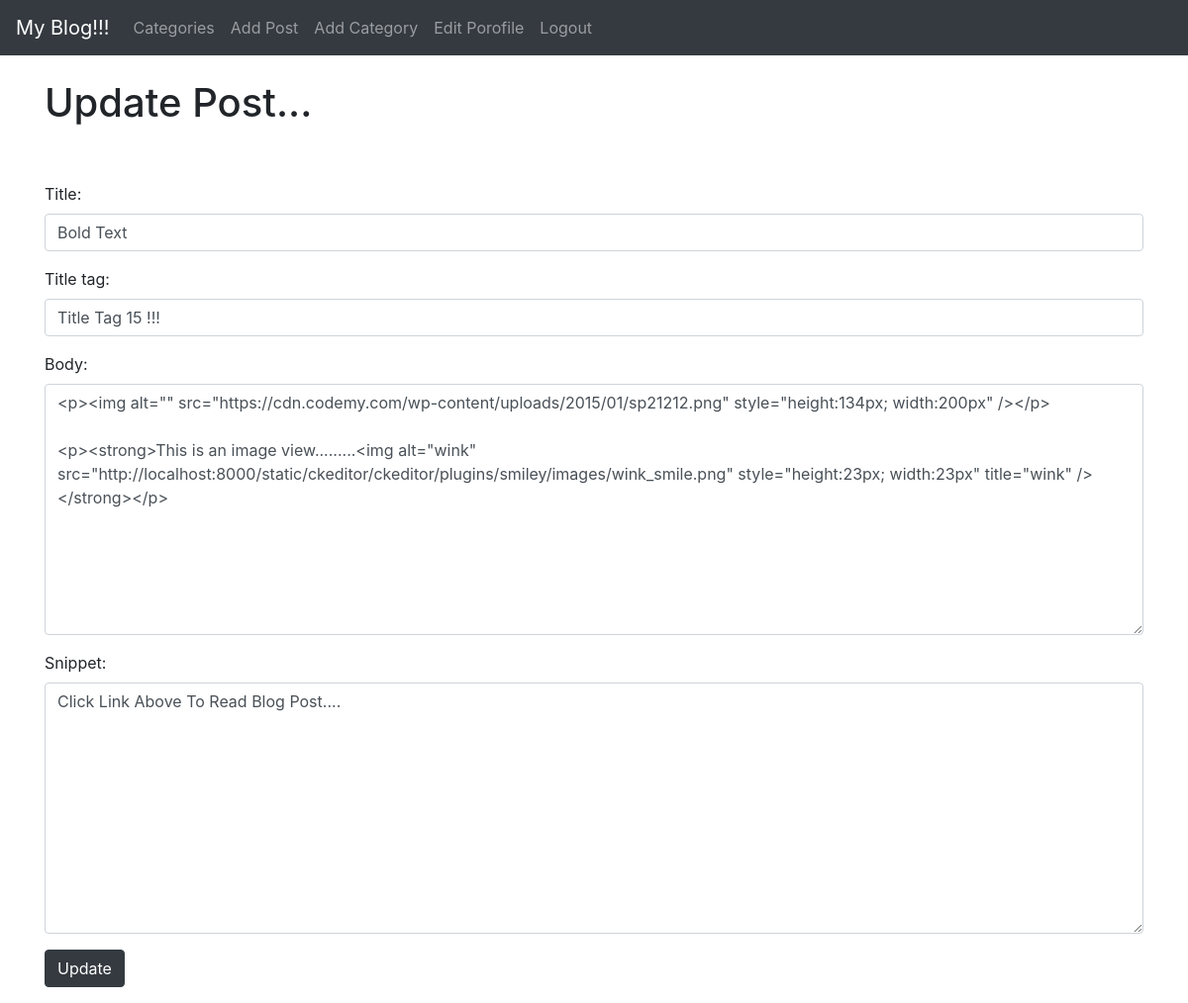
/article/edit/32 (signed in), run on the app's committed database.
### ablog/models.py (models this page shows, shortened)
class Post(models.Model):
    title = models.CharField(max_length=255)
    title_tag = models.CharField(max_length=255, )
    author = models.ForeignKey(User, on_delete=models.CASCADE)
    body = RichTextField(blank=True, null=True)
    post_date = models.DateField(auto_now_add=True)
    category = models.CharField(max_length=255, default='coding')
    snippet = models.CharField(max_length=255,)
    likes = models.ManyToManyField(User, related_name='blog_post')

### ablog/views.py (the view)
# urls.py: path('article/edit/<int:pk>', UpdatePostView.as_view(), name="update_post"),
class UpdatePostView(UpdateView):
    model = Post
    form_class = EditForm
    template_name = 'update_post.html'

### ablog/forms.py
class EditForm(forms.ModelForm):
    class Meta:
        model = Post
        fields = ('title', 'title_tag',  'body', 'snippet' )
        widgets = {
            'title' : forms.TextInput(attrs={'class' : 'form-control', 'placeholder' : 'This field is required .'}),
            'title_tag' : forms.TextInput(attrs={'class' : 'form-control'}),
            'body' : forms.Textarea(attrs={'class' : 'form-control'}),
            'snippet' : forms.Textarea(attrs={'class' : 'form-control'}),
            }

### ablog/templates/update_post.html (shortened to what this page needs)
{% extends 'base.html'%}
{% block content %}
    {% if user.is_authenticated %}
        {% if user.id == post.author.id %}
            <h1>Update Post...</h1>
            <br> <br>
                <div class="form-group">
                    <form method="POST">
                    {{form.as_p}}
                    <button class="btn btn-dark"> Update </button>
                </div>
        {% else %}
            You're not allowed here :( and you know it..... :)
        {% endif %}
    {% else %}
        You're not allowed here :( and you know it..... :)
    {% endif %}
{% endblock %}

### data on the page
Post: title "Bold Text", title_tag "Title Tag 15 !!!", body "<p><img alt=\"\" src=\"https://cdn.codemy.com/wp-content/uploads/2015/01/sp21212.png\" style=\"height:134px; width:200px\" /></p> <p><strong>This is an image view.........<img alt=\"wink\" src=\"http://localhost:8000/static/ckeditor/ckeditor/plugins/smiley/images/wink_smile.png\" style=\"height:23px; width:23px\" title=\"wink\" /></strong></p>", snippet "Click Link Above To Read Blog Post...."
